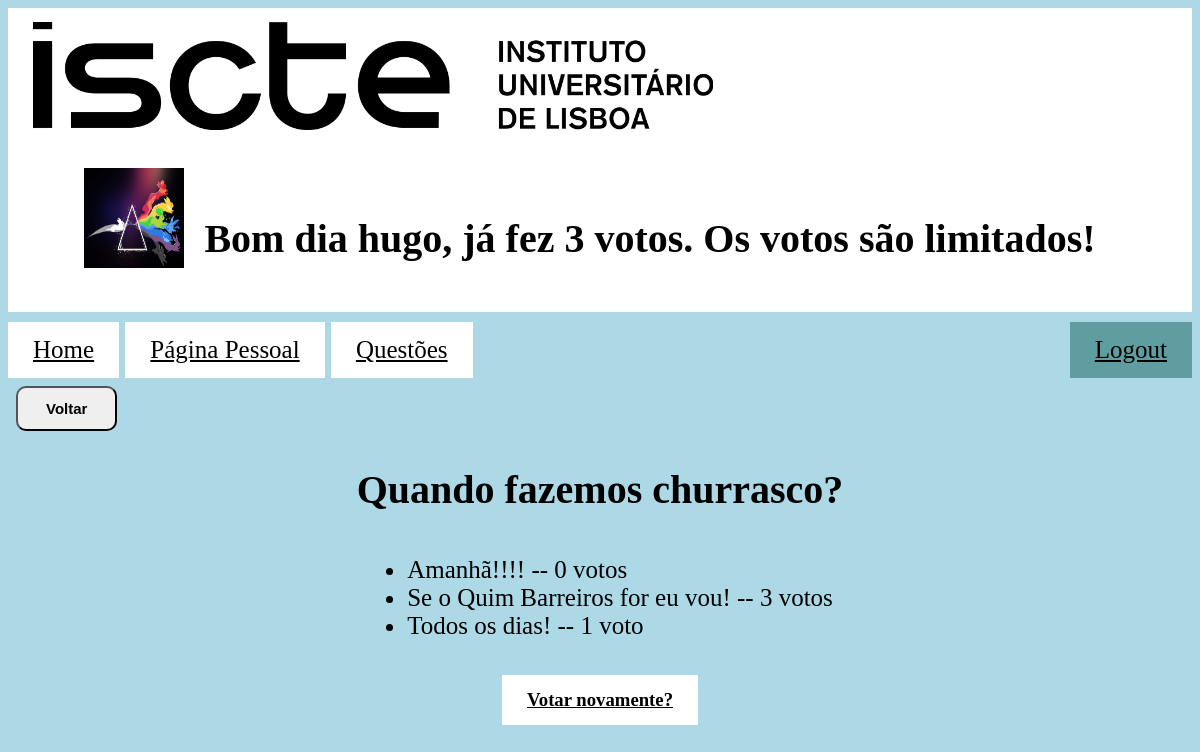
Before: /votacao/3/resultados (signed in) with the older database file.
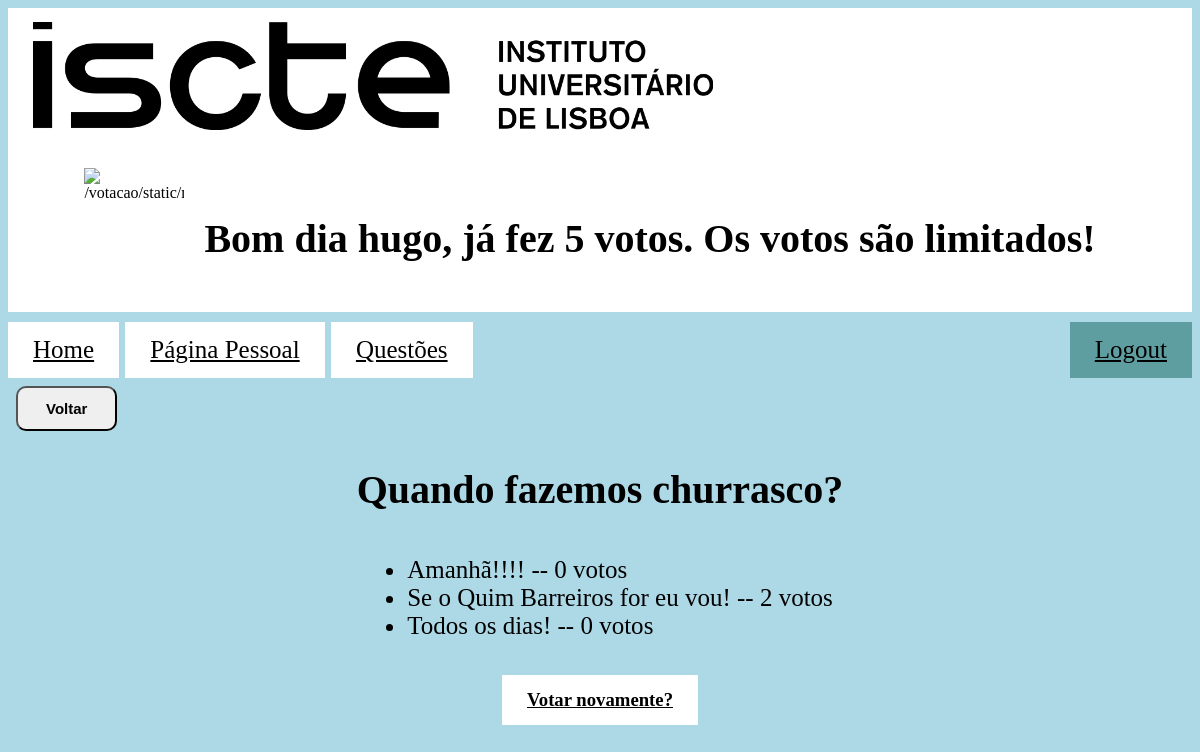
After: the same page with the newer database file.
### votacao/models.py (models this page shows, shortened)
class Aluno(models.Model):
    user = models.OneToOneField(User, on_delete=models.CASCADE)
    curso = models.CharField(max_length=100)
    numero_grupo=12
    grupo = models.IntegerField(default=numero_grupo)
    votos = models.IntegerField(default=numero_grupo + 10)
    avatar = models.CharField(default='default', max_length=1000)

class Questao(models.Model):
    questao_texto = models.CharField(max_length=200)
    pub_data = models.DateTimeField('data de publicacao')

class Opcao(models.Model):
    questao = models.ForeignKey(Questao, on_delete=models.CASCADE)
    opcao_texto = models.CharField(max_length=200)
    votos = models.IntegerField(default=0)

### votacao/views.py (the view)
# urls.py: path('<int:questao_id>/resultados', views.resultados, name='resultados'),
@login_required(login_url='/votacao/')
def resultados(request, questao_id):
    questao = get_object_or_404(Questao, pk=questao_id)
    aluno = Aluno.objects.get(user_id=request.user.id)
    resultado = aluno.grupo + 10 - aluno.votos
    context = {
        'aluno': aluno,
        "resultado": resultado,
        "questao": questao}
    return render(request, 'votacao/resultados.html', context)

### votacao/templates/votacao/resultados.html (shortened to what this page needs)
{% extends "votacao/index.html" %}
{% block navegacao %}
<a href="{% url 'votacao:index' %}">Home</a>
{% endblock %}
{% block conteudo %}
<div>
    <h1>{{ questao.questao_texto }}</h1>
    <ul>
        {% for opcao in questao.opcao_set.all %}
        <li>{{ opcao.opcao_texto }} -- {{ opcao.votos }} voto{{ opcao.votos|pluralize }}</li>
        {% endfor %}
    </ul>
    <h3><a href="{% url 'votacao:detalhe' questao.id %}">Votar novamente?</a></h3>
</div>
{% endblock %}

### votacao/templates/votacao/index.html (shortened to what this page needs)
<!DOCTYPE html>
<html lang="en">
<head>
    {% load static %}
    <link rel="stylesheet" type="text/css" href="{% static 'votacao/css/styles.css' %}">
</head>
<header>
    <a href="https://www.iscte-iul.pt/">
        {% load static %}
        <img class="logo" src="{% static 'votacao/images/iscte.gif' %}" alt="image not found"
             title="https://www.iscte-iul.pt/">
    </a>
    <div class="container">
        {% if user.is_authenticated %}
        <h1>Bom dia
            <span id="username" onclick="showProfilePic()">{{request.user.username}}</span>,
            {% if not request.user.is_superuser %}
            {% if resultado == 1 %}
            já fez {{resultado}} voto. Os votos são limitados!
            {% elif resultado == 0 %}
            ainda não fez nenhum voto. Os votos são limitados!
            {% else %}
            já fez {{resultado}} votos. Os votos são limitados!
            {% endif %}
            {% endif %}
        </h1>
        {% if not request.user.is_superuser %}
        {% with aluno.avatar|truncatewords:7 as data %}
        {% if data == "default" or request.path == "/votacao/" or request.path == "/votacao/registo/"%}
        {% load static %}
        {% else %}
        <img id="aluno.avatar" src="{{aluno.avatar}}" alt="{{aluno.avatar}}" height="100" width="100"
             style="visibility: visible;" ondblclick="hideProfilePic()">
        {% endif %}
        {% endwith %}
        {% endif %}
    </div>
    {% else %}
    <div>
        <h1>
            O utilizador não está logado
        </h1>
    </div>
    {% endif %}
</header>
<body>
<nav>
    <div>
        {% block navegacao %}
        {% endblock %}
        {% if request.path != "/votacao/" and request.path != "/votacao/registo/" %}
        <a href="{% url 'votacao:paginapessoal' %}"> Página Pessoal</a>
        <a href="{% url 'votacao:index' %}">Questões</a>
        <a style="float:right; background-color:cadetblue" href="{% url 'votacao:logout' %}"> Logout</a>
        {% endif %}
        {% if request.path != "/votacao/main/" and request.path != "/votacao/" %}
        <p>
            <input type=button value="Voltar" onClick="javascript:history.go(-1);">
        </p>
        {% endif %}
    </div>
</nav>
{% block conteudo %}{% endblock %}
        {% load static %}
</body>
</html>

### votacao/static/votacao/css/styles.css (style rules this page uses)
.logo { width: 60%; display: block; aspect-ratio: initial; align: center; margin-left: initial; }
header { background-color: white; display: block; }
body { background-color:lightblue; text-align:center; }
nav { font-size: 25px; text-align: left; background: lightblue; margin-top: 10px; }
h1 { font-size: 40px; }
p { display: table-row }
ul { display: inline-block; text-align: left; }
li { text-align: left; font-size: 25px; }
input, select, textarea { border-radius:10px; aligment:left; width: 100%; padding: 12px 20px; margin: 8px; box-sizing: border-box; font-weight: bold; font-size: 15px; display: inline-block; }
a:link, a:visited { background-color: white; color: black; padding: 14px 25px; text-align: center; display: inline-block; }
.container { margin-top: 20px; display: inline-block; }
.container h1 { padding: 20px 20px 20px 20px; float: right; }
.container img { float: left; }

Changed rows visible on the page:
no longer on this page (row edited): Aluno: avatar (picture)
changed Opcao "Se o Quim Barreiros for eu vou!": votos "3" → "2"
changed Opcao "Todos os dias!": votos "1" → "0"
Other visible differences:
{{ resultado }}: "3" → "5"
